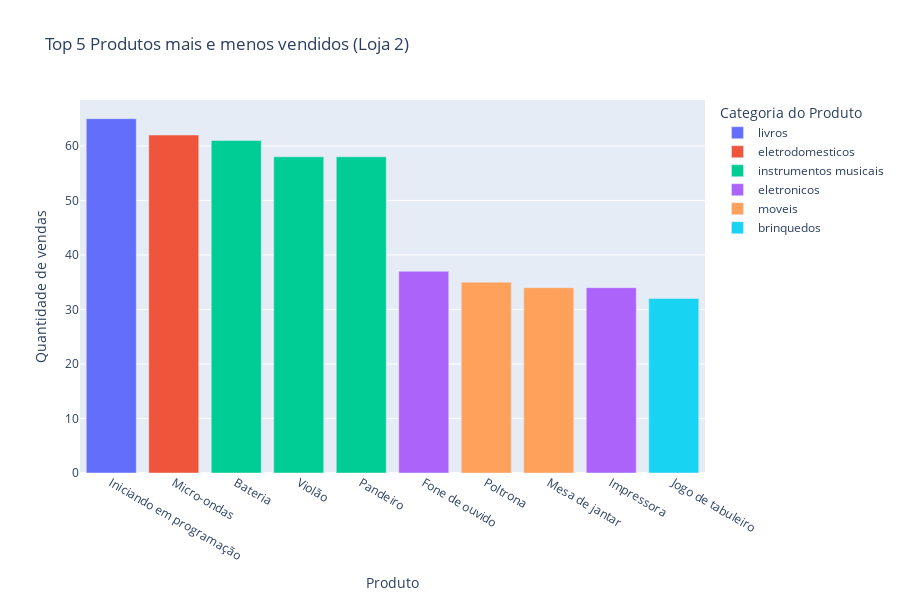

Here is the notebook cell this chart was saved with:
### Markdown cell above
#### Loja 2

### Code cell
top5_mais_menos_vendidos_loja2 = pd.concat([produtos_mais_vendidos_loja2.head(), produtos_mais_vendidos_loja2.tail()], ignore_index=True)
top5_mais_menos_vendidos_loja2 = top5_mais_menos_vendidos_loja2.sort_values(by='Quantidade de vendas', ascending=False)


fig = px.bar(top5_mais_menos_vendidos_loja2,
             x='Produto', y='Quantidade de vendas',
             hover_data=['Categoria do Produto'], 
             labels=({'Categoria do Produto': 'Categoria do Produto'}), 
             title='Top 5 Produtos mais e menos vendidos (Loja 2)', 
             color='Categoria do Produto',
             height=600, 
             category_orders={
                'Produto': top5_mais_menos_vendidos_loja2['Produto'].tolist()
             }
            )

fig.show()

### Figure 1 — Plotly figure (JSON) as saved in the notebook; plotly's stock layout.template omitted (floating-point values rounded to 4 significant figures)
{"data": [{"customdata": [["livros"]], "hovertemplate": "Categoria do Produto=%{customdata[0]}<br>Produto=%{x}<br>Quantidade de vendas=%{y}<extra></extra>", "legendgroup": "livros", "marker": {"color": "#636efa", "pattern": {"shape": ""}}, "name": "livros", "orientation": "v", "showlegend": true, "textposition": "auto", "type": "bar", "x": ["Iniciando em programação"], "xaxis": "x", "y": [65], "yaxis": "y"}, {"customdata": [["eletrodomesticos"]], "hovertemplate": "Categoria do Produto=%{customdata[0]}<br>Produto=%{x}<br>Quantidade de vendas=%{y}<extra></extra>", "legendgroup": "eletrodomesticos", "marker": {"color": "#EF553B", "pattern": {"shape": ""}}, "name": "eletrodomesticos", "orientation": "v", "showlegend": true, "textposition": "auto", "type": "bar", "x": ["Micro-ondas"], "xaxis": "x", "y": [62], "yaxis": "y"}, {"customdata": [["instrumentos musicais"], ["instrumentos musicais"], ["instrumentos musicais"]], "hovertemplate": "Categoria do Produto=%{customdata[0]}<br>Produto=%{x}<br>Quantidade de vendas=%{y}<extra></extra>", "legendgroup": "instrumentos musicais", "marker": {"color": "#00cc96", "pattern": {"shape": ""}}, "name": "instrumentos musicais", "orientation": "v", "showlegend": true, "textposition": "auto", "type": "bar", "x": ["Bateria", "Violão", "Pandeiro"], "xaxis": "x", "y": [61, 58, 58], "yaxis": "y"}, {"customdata": [["eletronicos"], ["eletronicos"]], "hovertemplate": "Categoria do Produto=%{customdata[0]}<br>Produto=%{x}<br>Quantidade de vendas=%{y}<extra></extra>", "legendgroup": "eletronicos", "marker": {"color": "#ab63fa", "pattern": {"shape": ""}}, "name": "eletronicos", "orientation": "v", "showlegend": true, "textposition": "auto", "type": "bar", "x": ["Fone de ouvido", "Impressora"], "xaxis": "x", "y": [37, 34], "yaxis": "y"}, {"customdata": [["moveis"], ["moveis"]], "hovertemplate": "Categoria do Produto=%{customdata[0]}<br>Produto=%{x}<br>Quantidade de vendas=%{y}<extra></extra>", "legendgroup": "moveis", "marker": {"color": "#FFA15A", "pattern": {"shape": ""}}, "name": "moveis", "orientation": "v", "showlegend": true, "textposition": "auto", "type": "bar", "x": ["Poltrona", "Mesa de jantar"], "xaxis": "x", "y": [35, 34], "yaxis": "y"}, {"customdata": [["brinquedos"]], "hovertemplate": "Categoria do Produto=%{customdata[0]}<br>Produto=%{x}<br>Quantidade de vendas=%{y}<extra></extra>", "legendgroup": "brinquedos", "marker": {"color": "#19d3f3", "pattern": {"shape": ""}}, "name": "brinquedos", "orientation": "v", "showlegend": true, "textposition": "auto", "type": "bar", "x": ["Jogo de tabuleiro"], "xaxis": "x", "y": [32], "yaxis": "y"}], "layout": {"barmode": "relative", "height": 600, "legend": {"title": {"text": "Categoria do Produto"}, "tracegroupgap": 0}, "title": {"text": "Top 5 Produtos mais e menos vendidos (Loja 2)"}, "xaxis": {"anchor": "y", "categoryarray": ["Iniciando em programação", "Micro-ondas", "Bateria", "Violão", "Pandeiro", "Fone de ouvido", "Poltrona", "Mesa de jantar", "Impressora", "Jogo de tabuleiro"], "categoryorder": "array", "domain": [0, 1], "title": {"text": "Produto"}}, "yaxis": {"anchor": "x", "domain": [0, 1], "title": {"text": "Quantidade de vendas"}}}}
